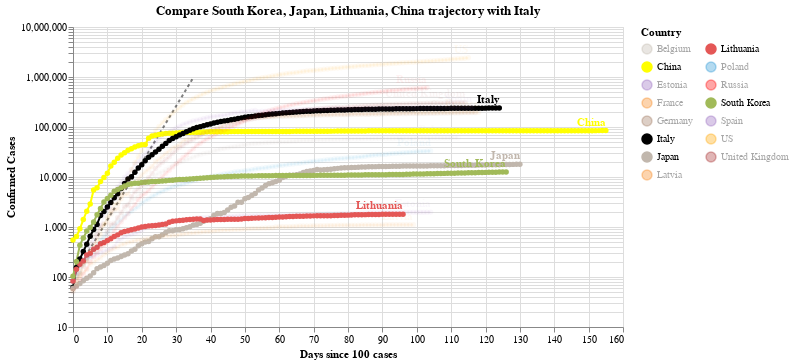

The cell this chart's notebook holds for it:
### Code cell
#hide_input
chart3 = make_since_chart(dff2, ['South Korea', 'Japan', 'Lithuania', 'China'], baseline_countries)
chart3

### Figure 1 — Vega-Lite specification as saved in the notebook (floating-point values rounded to 4 significant figures; data arrays with more than 128 entries replaced by an {"elided": "..."} marker saying what was removed)
{"config": {"view": {"continuousWidth": 400, "continuousHeight": 300}}, "layer": [{"data": {"name": "data-628230001892d6798b50651be41d1b3e"}, "mark": {"type": "line", "color": "black", "opacity": 0.5, "strokeDash": [3, 3]}, "encoding": {"x": {"type": "quantitative", "field": "Days since 100 cases"}, "y": {"type": "quantitative", "field": "Confirmed Cases"}}}, {"data": {"name": "data-542597a31ee715cbeeea5dd77a4e551d"}, "mark": {"type": "line", "point": true}, "encoding": {"color": {"type": "nominal", "field": "Country", "legend": {"columns": 2}, "scale": {"domain": ["Belgium", "China", "Estonia", "France", "Germany", "Italy", "Japan", "Latvia", "Lithuania", "Poland", "Russia", "South Korea", "Spain", "US", "United Kingdom"], "range": ["#C1B7AD", "yellow", "#9467bd", "#F58518", "#9D755D", "black", "#C1B7AD", "#F58518", "#E45756", "#2495D3", "red", "#A1BA59", "#9467bd", "orange", "brown"]}}, "opacity": {"condition": {"value": 1, "selection": "selector001"}, "value": 0.05}, "tooltip": [{"type": "nominal", "field": "Country"}, {"type": "temporal", "field": "Date"}, {"type": "quantitative", "field": "Confirmed Cases"}, {"type": "quantitative", "field": "Days since 100 cases"}], "x": {"type": "quantitative", "field": "Days since 100 cases"}, "y": {"type": "quantitative", "field": "Confirmed Cases", "scale": {"type": "log"}}}, "selection": {"selector001": {"type": "multi", "fields": ["Country"], "bind": "legend", "init": [{"Country": "South Korea"}, {"Country": "Japan"}, {"Country": "Lithuania"}, {"Country": "China"}, {"Country": "Italy"}]}}, "width": 550}, {"data": {"name": "data-542597a31ee715cbeeea5dd77a4e551d"}, "mark": {"type": "text", "align": "right", "dy": -8, "fontWeight": "bold"}, "encoding": {"color": {"type": "nominal", "field": "Country", "legend": {"columns": 2}, "scale": {"domain": ["Belgium", "China", "Estonia", "France", "Germany", "Italy", "Japan", "Latvia", "Lithuania", "Poland", "Russia", "South Korea", "Spain", "US", "United Kingdom"], "range": ["#C1B7AD", "yellow", "#9467bd", "#F58518", "#9D755D", "black", "#C1B7AD", "#F58518", "#E45756", "#2495D3", "red", "#A1BA59", "#9467bd", "orange", "brown"]}}, "opacity": {"condition": {"value": 1, "selection": "selector001"}, "value": 0.05}, "text": {"type": "nominal", "field": "Country"}, "tooltip": [{"type": "nominal", "field": "Country"}, {"type": "temporal", "field": "Date"}, {"type": "quantitative", "field": "Confirmed Cases"}, {"type": "quantitative", "field": "Days since 100 cases"}], "x": {"type": "quantitative", "field": "Days since 100 cases"}, "y": {"type": "quantitative", "field": "Confirmed Cases", "scale": {"type": "log"}}}, "transform": [{"filter": "(datum['Date'] >= 1593043200000)"}], "width": 550}], "title": "Compare South Korea, Japan, Lithuania, China trajectory with Italy", "$schema": "https://vega.github.io/schema/vega-lite/v4.0.2.json", "datasets": {"data-628230001892d6798b50651be41d1b3e": [{"Days since 100 cases": 0, "Confirmed Cases": 100.0}, {"Days since 100 cases": 1, "Confirmed Cases": 130.0}, {"Days since 100 cases": 2, "Confirmed Cases": 169.0}, {"Days since 100 cases": 3, "Confirmed Cases": 219.7}, {"Days since 100 cases": 4, "Confirmed Cases": 285.6}, {"Days since 100 cases": 5, "Confirmed Cases": 371.3}, {"Days since 100 cases": 6, "Confirmed Cases": 482.7}, {"Days since 100 cases": 7, "Confirmed Cases": 627.5}, {"Days since 100 cases": 8, "Confirmed Cases": 815.7}, {"Days since 100 cases": 9, "Confirmed Cases": 1060.0}, {"Days since 100 cases": 10, "Confirmed Cases": 1379.0}, {"Days since 100 cases": 11, "Confirmed Cases": 1792.0}, {"Days since 100 cases": 12, "Confirmed Cases": 2330.0}, {"Days since 100 cases": 13, "Confirmed Cases": 3029.0}, {"Days since 100 cases": 14, "Confirmed Cases": 3937.0}, {"Days since 100 cases": 15, "Confirmed Cases": 5119.0}, {"Days since 100 cases": 16, "Confirmed Cases": 6654.0}, {"Days since 100 cases": 17, "Confirmed Cases": 8650.0}, {"Days since 100 cases": 18, "Confirmed Cases": 11250.0}, {"Days since 100 cases": 19, "Confirmed Cases": 14620.0}, {"Days since 100 cases": 20, "Confirmed Cases": 19000.0}, {"Days since 100 cases": 21, "Confirmed Cases": 24710.0}, {"Days since 100 cases": 22, "Confirmed Cases": 32120.0}, {"Days since 100 cases": 23, "Confirmed Cases": 41750.0}, {"Days since 100 cases": 24, "Confirmed Cases": 54280.0}, {"Days since 100 cases": 25, "Confirmed Cases": 70560.0}, {"Days since 100 cases": 26, "Confirmed Cases": 91730.0}, {"Days since 100 cases": 27, "Confirmed Cases": 119300.0}, {"Days since 100 cases": 28, "Confirmed Cases": 155000.0}, {"Days since 100 cases": 29, "Confirmed Cases": 201500.0}, {"Days since 100 cases": 30, "Confirmed Cases": 262000.0}, {"Days since 100 cases": 31, "Confirmed Cases": 340600.0}, {"Days since 100 cases": 32, "Confirmed Cases": 442800.0}, {"Days since 100 cases": 33, "Confirmed Cases": 575600.0}, {"Days since 100 cases": 34, "Confirmed Cases": 748300.0}, {"Days since 100 cases": 35, "Confirmed Cases": 972800.0}], "data-542597a31ee715cbeeea5dd77a4e551d": {"elided": "1748 records"}}}
